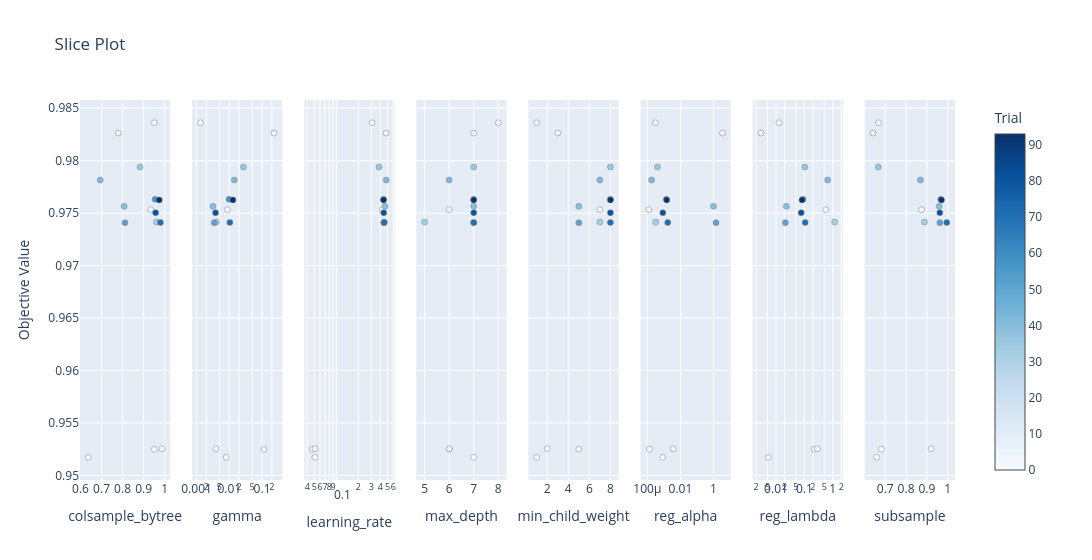

Notebook code cell kept with this figure:
### Markdown cell above
### Slice Plot

Marginal effect of each hyperparameter on the objective value.

### Code cell
from optuna.visualization import plot_slice

if n_completed >= 2:
    fig = plot_slice(study)
    fig.show()
else:
    print("Need at least 2 completed trials for slice plot")

### Figure 1 — Plotly figure (JSON) as saved in the notebook; plotly's stock layout.template omitted (floating-point values rounded to 4 significant figures)
{"data": [{"marker": {"color": [0, 1, 2, 3, 4, 5, 32, 36, 40, 42, 51, 57, 71, 81, 93], "colorbar": {"title": {"text": "Trial"}, "x": 1, "xpad": 40}, "colorscale": [[0, "rgb(247,251,255)"], [0.125, "rgb(222,235,247)"], [0.25, "rgb(198,219,239)"], [0.375, "rgb(158,202,225)"], [0.5, "rgb(107,174,214)"], [0.625, "rgb(66,146,198)"], [0.75, "rgb(33,113,181)"], [0.875, "rgb(8,81,156)"], [1, "rgb(8,48,107)"]], "line": {"color": "Grey", "width": 0.5}, "showscale": true}, "mode": "markers", "name": "Feasible Trial", "showlegend": false, "type": "scatter", "x": [0.6369, 0.9512, 0.9873, 0.9513, 0.9339, 0.7792, 0.9611, 0.8829, 0.8074, 0.6939, 0.8115, 0.9549, 0.98, 0.9573, 0.9744], "xaxis": "x", "y": [0.9517, 0.9525, 0.9525, 0.9836, 0.9753, 0.9826, 0.9741, 0.9794, 0.9756, 0.9782, 0.9741, 0.9763, 0.9741, 0.975, 0.9763], "yaxis": "y"}, {"marker": {"color": [0, 1, 2, 3, 4, 5, 32, 36, 40, 42, 51, 57, 71, 81, 93], "colorbar": {"title": {"text": "Trial"}, "x": 1, "xpad": 40}, "colorscale": [[0, "rgb(247,251,255)"], [0.125, "rgb(222,235,247)"], [0.25, "rgb(198,219,239)"], [0.375, "rgb(158,202,225)"], [0.5, "rgb(107,174,214)"], [0.625, "rgb(66,146,198)"], [0.75, "rgb(33,113,181)"], [0.875, "rgb(8,81,156)"], [1, "rgb(8,48,107)"]], "line": {"color": "Grey", "width": 0.5}, "showscale": false}, "mode": "markers", "name": "Feasible Trial", "showlegend": false, "type": "scatter", "x": [0.008072, 0.1137, 0.003929, 0.00131, 0.008842, 0.2333, 0.004032, 0.02705, 0.00318, 0.01424, 0.003471, 0.009883, 0.01042, 0.003811, 0.01294], "xaxis": "x2", "y": [0.9517, 0.9525, 0.9525, 0.9836, 0.9753, 0.9826, 0.9741, 0.9794, 0.9756, 0.9782, 0.9741, 0.9763, 0.9741, 0.975, 0.9763], "yaxis": "y2"}, {"marker": {"color": [0, 1, 2, 3, 4, 5, 32, 36, 40, 42, 51, 57, 71, 81, 93], "colorbar": {"title": {"text": "Trial"}, "x": 1, "xpad": 40}, "colorscale": [[0, "rgb(247,251,255)"], [0.125, "rgb(222,235,247)"], [0.25, "rgb(198,219,239)"], [0.375, "rgb(158,202,225)"], [0.5, "rgb(107,174,214)"], [0.625, "rgb(66,146,198)"], [0.75, "rgb(33,113,181)"], [0.875, "rgb(8,81,156)"], [1, "rgb(8,48,107)"]], "line": {"color": "Grey", "width": 0.5}, "showscale": false}, "mode": "markers", "name": "Feasible Trial", "showlegend": false, "type": "scatter", "x": [0.05111, 0.04722, 0.05117, 0.3083, 0.4241, 0.4787, 0.4543, 0.3828, 0.4624, 0.48, 0.4436, 0.442, 0.4504, 0.4449, 0.4415], "xaxis": "x3", "y": [0.9517, 0.9525, 0.9525, 0.9836, 0.9753, 0.9826, 0.9741, 0.9794, 0.9756, 0.9782, 0.9741, 0.9763, 0.9741, 0.975, 0.9763], "yaxis": "y3"}, {"marker": {"color": [0, 1, 2, 3, 4, 5, 32, 36, 40, 42, 51, 57, 71, 81, 93], "colorbar": {"title": {"text": "Trial"}, "x": 1, "xpad": 40}, "colorscale": [[0, "rgb(247,251,255)"], [0.125, "rgb(222,235,247)"], [0.25, "rgb(198,219,239)"], [0.375, "rgb(158,202,225)"], [0.5, "rgb(107,174,214)"], [0.625, "rgb(66,146,198)"], [0.75, "rgb(33,113,181)"], [0.875, "rgb(8,81,156)"], [1, "rgb(8,48,107)"]], "line": {"color": "Grey", "width": 0.5}, "showscale": false}, "mode": "markers", "name": "Feasible Trial", "showlegend": false, "type": "scatter", "x": [7, 6, 6, 8, 6, 7, 5, 7, 7, 6, 7, 7, 7, 7, 7], "xaxis": "x4", "y": [0.9517, 0.9525, 0.9525, 0.9836, 0.9753, 0.9826, 0.9741, 0.9794, 0.9756, 0.9782, 0.9741, 0.9763, 0.9741, 0.975, 0.9763], "yaxis": "y4"}, {"marker": {"color": [0, 1, 2, 3, 4, 5, 32, 36, 40, 42, 51, 57, 71, 81, 93], "colorbar": {"title": {"text": "Trial"}, "x": 1, "xpad": 40}, "colorscale": [[0, "rgb(247,251,255)"], [0.125, "rgb(222,235,247)"], [0.25, "rgb(198,219,239)"], [0.375, "rgb(158,202,225)"], [0.5, "rgb(107,174,214)"], [0.625, "rgb(66,146,198)"], [0.75, "rgb(33,113,181)"], [0.875, "rgb(8,81,156)"], [1, "rgb(8,48,107)"]], "line": {"color": "Grey", "width": 0.5}, "showscale": false}, "mode": "markers", "name": "Feasible Trial", "showlegend": false, "type": "scatter", "x": [1, 5, 2, 1, 7, 3, 7, 8, 5, 7, 5, 8, 8, 8, 8], "xaxis": "x5", "y": [0.9517, 0.9525, 0.9525, 0.9836, 0.9753, 0.9826, 0.9741, 0.9794, 0.9756, 0.9782, 0.9741, 0.9763, 0.9741, 0.975, 0.9763], "yaxis": "y5"}, {"marker": {"color": [0, 1, 2, 3, 4, 5, 32, 36, 40, 42, 51, 57, 71, 81, 93], "colorbar": {"title": {"text": "Trial"}, "x": 1, "xpad": 40}, "colorscale": [[0, "rgb(247,251,255)"], [0.125, "rgb(222,235,247)"], [0.25, "rgb(198,219,239)"], [0.375, "rgb(158,202,225)"], [0.5, "rgb(107,174,214)"], [0.625, "rgb(66,146,198)"], [0.75, "rgb(33,113,181)"], [0.875, "rgb(8,81,156)"], [1, "rgb(8,48,107)"]], "line": {"color": "Grey", "width": 0.5}, "showscale": false}, "mode": "markers", "name": "Feasible Trial", "showlegend": false, "type": "scatter", "x": [0.0008537, 0.0001371, 0.003691, 0.0003103, 0.0001234, 3.491, 0.0003194, 0.0004148, 0.9928, 0.0001814, 1.415, 0.001428, 0.001715, 0.0008679, 0.001477], "xaxis": "x6", "y": [0.9517, 0.9525, 0.9525, 0.9836, 0.9753, 0.9826, 0.9741, 0.9794, 0.9756, 0.9782, 0.9741, 0.9763, 0.9741, 0.975, 0.9763], "yaxis": "y6"}, {"marker": {"color": [0, 1, 2, 3, 4, 5, 32, 36, 40, 42, 51, 57, 71, 81, 93], "colorbar": {"title": {"text": "Trial"}, "x": 1, "xpad": 40}, "colorscale": [[0, "rgb(247,251,255)"], [0.125, "rgb(222,235,247)"], [0.25, "rgb(198,219,239)"], [0.375, "rgb(158,202,225)"], [0.5, "rgb(107,174,214)"], [0.625, "rgb(66,146,198)"], [0.75, "rgb(33,113,181)"], [0.875, "rgb(8,81,156)"], [1, "rgb(8,48,107)"]], "line": {"color": "Grey", "width": 0.5}, "showscale": false}, "mode": "markers", "name": "Feasible Trial", "showlegend": false, "type": "scatter", "x": [0.005343, 0.2251, 0.2895, 0.01275, 0.5633, 0.002938, 1.164, 0.1037, 0.02313, 0.6604, 0.02129, 0.08979, 0.1065, 0.07749, 0.08253], "xaxis": "x7", "y": [0.9517, 0.9525, 0.9525, 0.9836, 0.9753, 0.9826, 0.9741, 0.9794, 0.9756, 0.9782, 0.9741, 0.9763, 0.9741, 0.975, 0.9763], "yaxis": "y7"}, {"marker": {"color": [0, 1, 2, 3, 4, 5, 32, 36, 40, 42, 51, 57, 71, 81, 93], "colorbar": {"title": {"text": "Trial"}, "x": 1, "xpad": 40}, "colorscale": [[0, "rgb(247,251,255)"], [0.125, "rgb(222,235,247)"], [0.25, "rgb(198,219,239)"], [0.375, "rgb(158,202,225)"], [0.5, "rgb(107,174,214)"], [0.625, "rgb(66,146,198)"], [0.75, "rgb(33,113,181)"], [0.875, "rgb(8,81,156)"], [1, "rgb(8,48,107)"]], "line": {"color": "Grey", "width": 0.5}, "showscale": false}, "mode": "markers", "name": "Feasible Trial", "showlegend": false, "type": "scatter", "x": [0.6587, 0.6818, 0.9203, 0.6679, 0.8746, 0.6413, 0.8882, 0.6668, 0.9588, 0.8691, 0.9622, 0.9664, 0.9953, 0.9621, 0.9703], "xaxis": "x8", "y": [0.9517, 0.9525, 0.9525, 0.9836, 0.9753, 0.9826, 0.9741, 0.9794, 0.9756, 0.9782, 0.9741, 0.9763, 0.9741, 0.975, 0.9763], "yaxis": "y8"}], "layout": {"title": {"text": "Slice Plot"}, "width": 2400, "xaxis": {"anchor": "y", "domain": [0, 0.1031], "title": {"text": "colsample_bytree"}}, "xaxis2": {"anchor": "y2", "domain": [0.1281, 0.2312], "title": {"text": "gamma"}, "type": "log"}, "xaxis3": {"anchor": "y3", "domain": [0.2562, 0.3594], "title": {"text": "learning_rate"}, "type": "log"}, "xaxis4": {"anchor": "y4", "domain": [0.3844, 0.4875], "title": {"text": "max_depth"}}, "xaxis5": {"anchor": "y5", "domain": [0.5125, 0.6156], "title": {"text": "min_child_weight"}}, "xaxis6": {"anchor": "y6", "domain": [0.6406, 0.7438], "title": {"text": "reg_alpha"}, "type": "log"}, "xaxis7": {"anchor": "y7", "domain": [0.7687, 0.8719], "title": {"text": "reg_lambda"}, "type": "log"}, "xaxis8": {"anchor": "y8", "domain": [0.8969, 1], "title": {"text": "subsample"}}, "yaxis": {"anchor": "x", "domain": [0, 1], "title": {"text": "Objective Value"}}, "yaxis2": {"anchor": "x2", "domain": [0, 1], "matches": "y", "showticklabels": false}, "yaxis3": {"anchor": "x3", "domain": [0, 1], "matches": "y", "showticklabels": false}, "yaxis4": {"anchor": "x4", "domain": [0, 1], "matches": "y", "showticklabels": false}, "yaxis5": {"anchor": "x5", "domain": [0, 1], "matches": "y", "showticklabels": false}, "yaxis6": {"anchor": "x6", "domain": [0, 1], "matches": "y", "showticklabels": false}, "yaxis7": {"anchor": "x7", "domain": [0, 1], "matches": "y", "showticklabels": false}, "yaxis8": {"anchor": "x8", "domain": [0, 1], "matches": "y", "showticklabels": false}}}
